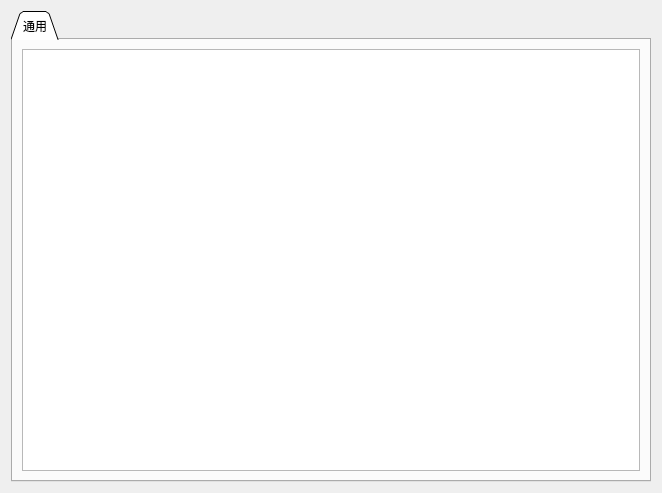
<?xml version="1.0" encoding="UTF-8"?>
<ui version="4.0">
 <class>PageAppPas</class>
 <widget class="QWidget" name="PageAppPas">
  <property name="geometry">
   <rect>
    <x>0</x>
    <y>0</y>
    <width>662</width>
    <height>493</height>
   </rect>
  </property>
  <property name="font">
   <font>
    <family>Microsoft YaHei</family>
   </font>
  </property>
  <property name="windowTitle">
   <string>Form</string>
  </property>
  <layout class="QVBoxLayout" name="verticalLayout">
   <item>
    <widget class="QTabWidget" name="tabWidget">
     <property name="tabShape">
      <enum>QTabWidget::Triangular</enum>
     </property>
     <property name="currentIndex">
      <number>0</number>
     </property>
     <widget class="QWidget" name="tab">
      <attribute name="title">
       <string>通用</string>
      </attribute>
      <layout class="QVBoxLayout" name="verticalLayout_2">
       <item>
        <widget class="ParamTable" name="generalTab"/>
       </item>
      </layout>
     </widget>
    </widget>
   </item>
  </layout>
 </widget>
 <customwidgets>
  <customwidget>
   <class>ParamTable</class>
   <extends>QTableWidget</extends>
   <header>widgets/paramtable.h</header>
  </customwidget>
 </customwidgets>
 <resources/>
 <connections/>
</ui>
